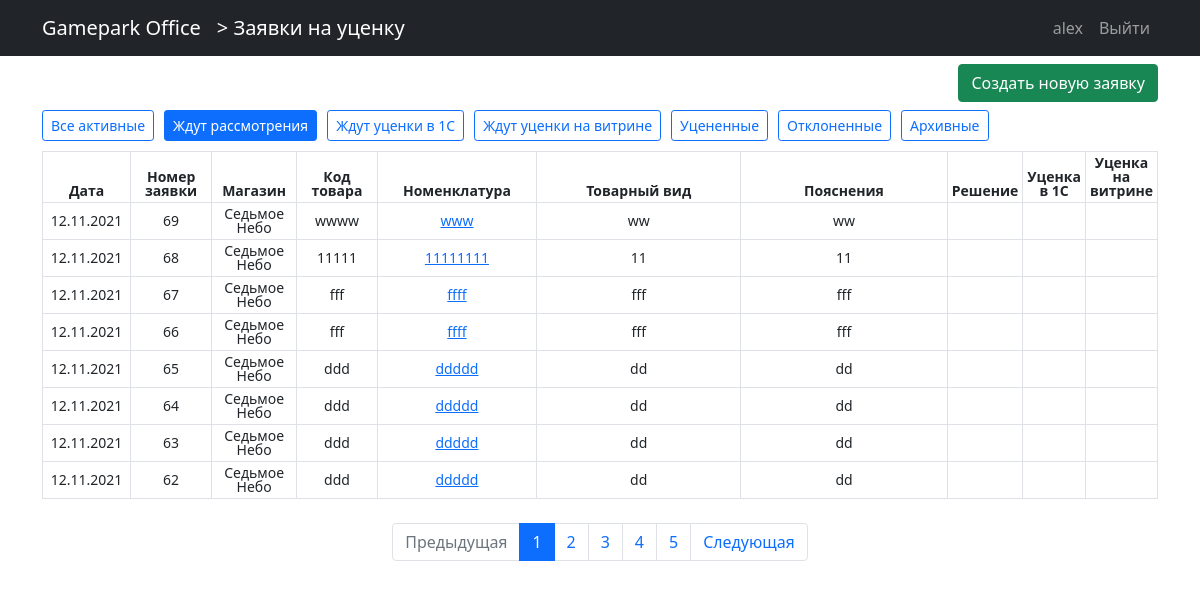
Page /zayavki/ (signed in) on the committed database.
### users/models.py (models this page shows)
class User(AbstractUser):
    email = models.EmailField(blank=True)
    role = models.ForeignKey(Roles, on_delete=models.PROTECT, null=True, default=None)
    shop = models.ForeignKey(Shops, on_delete=models.PROTECT, null=True, default=None, blank=True)

class Shops(models.Model):
    nameshop = models.CharField(max_length=30)
    class Meta:
        verbose_name_plural = "Магазины"
        verbose_name = "Магазин"
    def __str__(self):
        return self.nameshop

### zayavki/models.py (models this page shows, shortened)
class Zayavka(models.Model):
    user = models.ForeignKey(User, default=None, null=True, on_delete=models.PROTECT)
    data = models.DateField(auto_now_add=True)
    category = models.ForeignKey(Category, on_delete=models.PROTECT)
    code = models.CharField(max_length=10)
    name = models.CharField(max_length=100)
    description = models.TextField()
    clarification = models.TextField()
    foto1 = models.ImageField(upload_to="zayavki/foto", blank=True)
    foto2 = models.ImageField(upload_to="zayavki/foto", blank=True)
    status1 = models.BooleanField(default=False)  # одобрено
    status2 = models.BooleanField(default=False)  # отклонено
    status3 = models.BooleanField(default=False)  # уценено
    status4 = models.BooleanField(default=False)  # ценник сменен
    status5 = models.BooleanField(default=False)  # в архиве
    status6 = models.BooleanField(default=False)    # остальные поля - резервные
    clarification_of_manager = models.CharField(max_length=150, blank=True)
    class Meta:
        verbose_name_plural = "Заявки"
        verbose_name = "Заявка"
    def __str__(self) -> str:
        return self.name

### zayavki/views.py (the view)
# urls.py: path("", ZayavkaFilterList.as_view(), name="zayavki_list"),
class ZayavkaFilterList(LoginRequiredMixin, ListView):
    model = Zayavka
    paginate_by = KOL_RECORDS_ON_PAGE
    template_name = "zayavki/zayavka_list.html"
    context_object_name = "zayavki"
    def get_context_data(self, **kwargs):
        context = super().get_context_data(**kwargs)
        context["title"] = "Заявки на уценку"
        context["name_page"] = "Заявки на уценку"
        context['filters'] = DICT_OF_FILTERS
        context['cur_filter'] = self.get_post_filter()
        return context
    def get_default_filter(self):
        if self.request.user.role.namerole == "Магазин":
            return DICT_OF_FILTERS["Ждут уценки на витрине"]
        elif self.request.user.role.namerole[:3] == "Мен":
            return DICT_OF_FILTERS["Ждут рассмотрения"]
        else:
            return DICT_OF_FILTERS["Все активные"]
    def get_post_filter(self):
        return self.kwargs.get('filter', self.get_default_filter())
    def get_queryset(self):
        return get_data_from_model_Zayavka(self.get_post_filter(), self.request.user)

### zayavki/templates/zayavki/zayavka_list.html (shortened to what this page needs)
{% extends 'main_page/base.html' %}
{% load  static %}
{% block css %}
    <link href= {% static 'styles.css' %} rel="stylesheet">
{% endblock css %}
{% block name_app %}
    <a class="navbar-brand flex-grow-1" href="{% url 'zayavki:zayavki_list' %}"> > Заявки на уценку</a>
{% endblock name_app %}
{% block content %}
    <div >
        <div class="row justify-content-end">
            <div class="col my-2 text-end">
                <a class="btn btn-success text-nowrap" href="{% url 'zayavki:zayavka-create' %}">Создать новую заявку</a>
            </div>
        </div>
        <div class="select_filter">
            {% for name_filter, param_filter in filters.items %}
                <div>
                    {% if cur_filter != param_filter  %}
                        <a class="btn btn-outline-primary btn-sm text-nowrap" href="{% url 'zayavki:zayavki_filter_list' param_filter%}" role="button">{{ name_filter }}</a>
                    {% else %}
                        <a class="btn btn-primary btn-sm text-nowrap" href="{% url 'zayavki:zayavki_filter_list' param_filter%}" role="button">{{ name_filter }}</a>
                    {% endif %}
                </div>
            {% endfor %}
        </div>
        <div class="table-responsive">
        <table class="table table-hover table-bordered table-sm my_table  ">
            <thead>
                <tr class="">
                    <th class="col-1">Дата</th>
                    <th class="col-1">Номер заявки</th>
                    <th class="col-1">Магазин</th>
                    <th class="col-1">Код товара</th>
                    <th class="col-2" >Номенклатура</th>
                    <th class="col-3">Товарный вид</th>
                    <th class="col-3">Пояснения</th>
                    <th class="col">Решение</th>
                    <th class="col">Уценка в 1С</th>
                    <th class="col">Уценка на витрине</th>
                </tr>
            </thead>
            <tbody>
            {%for zayavka in zayavki%}
                <tr>
                    <td>{{zayavka.data|date:"d.m.Y"}}</td>
                    <td>{{zayavka.id}}</td>
                    <td>{{zayavka.user.shop}}</td>
                    <td>{{zayavka.code}}</td>
                    <td>
                        <a href="{% url 'zayavki:zayavka-detail' zayavka.id%}"> {{zayavka}} </a>
                    </td>
                    <td>{{zayavka.description}}
                    </td>
                    <td>{{zayavka.clarification}}</td>
                    <td>
                    </td>
                    <td>
                    </td>
                    <td>
                    </td>
                </tr>
            {%endfor%}
        </tbody>
        </table>
        </div>
        {% if paginator.num_pages > 1 %}
        <nav aria-label="Page navigation" class="mt-2">
            <ul class="pagination justify-content-center">
                <li class="page-item {% if not page_obj.has_previous %} disabled {% endif %}">
                <a class="page-link"
                    href="{% if page_obj.has_previous %} {% url 'zayavki:zayavki_filter_list' cur_filter %}?page={{page_obj.previous_page_number}} {% else %}#{% endif %}"
                    tabindex="-1">Предыдущая</a>
                </li>
                {% for p in paginator.page_range %}
                    <li class="page-item {% if page_obj.number == p %} active{% endif %}">
                        <a class="page-link"
                            href="{% url 'zayavki:zayavki_filter_list' cur_filter %}?page={{p}}">
                            {{p}}
                        </a>
                    </li>
                {% endfor %}
                <li class="page-item {% if not page_obj.has_next %} disabled  {% endif %}">
                <a class="page-link"
                    href="{% if page_obj.has_next %} {% url 'zayavki:zayavki_filter_list' cur_filter%}?page={{page_obj.next_page_number}} {% else %}#{% endif %}">
                    Следующая
                </a>
                </li>
            </ul>
        </nav>
        {% endif %}
    </div>
{% endblock content %}

### main_page/templates/main_page/base.html (shortened to what this page needs)
{% load static %}
<!DOCTYPE html>
<html lang="en">
<head>
    <link href= {% static 'bootstrap-5/css/bootstrap.min.css' %}  rel="stylesheet">
    {% block css %}{% endblock css %}
</head>
<body>
<nav class="navbar navbar-expand-lg navbar-dark bg-dark">
    <div class="container">
        <a class="navbar-brand "
           href="{% url 'main_page:index' %}">
           Gamepark Office
        </a>
        {% block name_app %}{% endblock name_app %}
        <div class="collapse navbar-collapse flex-grow-0" id="navbarContent">
            <ul class="navbar-nav">
                {% if user.is_authenticated %}
                <li class="nav-item">
                    <a class="nav-link" href="{% url 'users:profile' %}">{{user.username }} </a>
                </li>
                    <li class="nav-item">
                        <a class="nav-link" href="{% url 'users:logout' %}">Выйти </a>
                    </li>
                {% else %}
                    <li class="nav-item">
                        <a class="nav-link" href="{% url 'users:login' %}">Войти <i class="fas fa-sign-in-alt"></i></a>
                    </li>
                {% endif %}
            </ul>
        </div>
    </div>
</nav>
<div class="container">
    {% block content %} {% endblock content %}
</div>
</body>
</html>

### static/styles.css (style rules this page uses)
.select_filter { display:flex; flex-wrap: wrap; text-decoration: none; gap:10px; margin-bottom: 10px; }
.my_table { padding-left: 3px; padding-right: 3px; font-size: 14px; line-height: 1; vertical-align: middle; text-align: center; }

### rows in the picture
User: username "alex"
Zayavka: data "12.11.2021", id "69", user.shop "Седьмое Небо", code "wwww", name "www", description "ww", clarification "ww"
Zayavka: data "12.11.2021", id "68", user.shop "Седьмое Небо", code "11111", name "11111111", description "11", clarification "11"
Zayavka: data "12.11.2021", id "67", user.shop "Седьмое Небо", code "fff", name "ffff", description "fff", clarification "fff"
Zayavka: data "12.11.2021", id "66", user.shop "Седьмое Небо", code "fff", name "ffff", description "fff", clarification "fff"
Zayavka: data "12.11.2021", id "65", user.shop "Седьмое Небо", code "ddd", name "ddddd", description "dd", clarification "dd"
Zayavka: data "12.11.2021", id "64", user.shop "Седьмое Небо", code "ddd", name "ddddd", description "dd", clarification "dd"
Zayavka: data "12.11.2021", id "63", user.shop "Седьмое Небо", code "ddd", name "ddddd", description "dd", clarification "dd"
Zayavka: data "12.11.2021", id "62", user.shop "Седьмое Небо", code "ddd", name "ddddd", description "dd", clarification "dd"

### other values in the picture
{{ name_filter }} "Все активные" "Ждут уценки в 1С" "Ждут уценки на витрине" "Уцененные" "Отклоненные" "Архивные"
{{ name_filter }} "Ждут рассмотрения"
{{ p }} "1" "2" "3" "4" "5"
